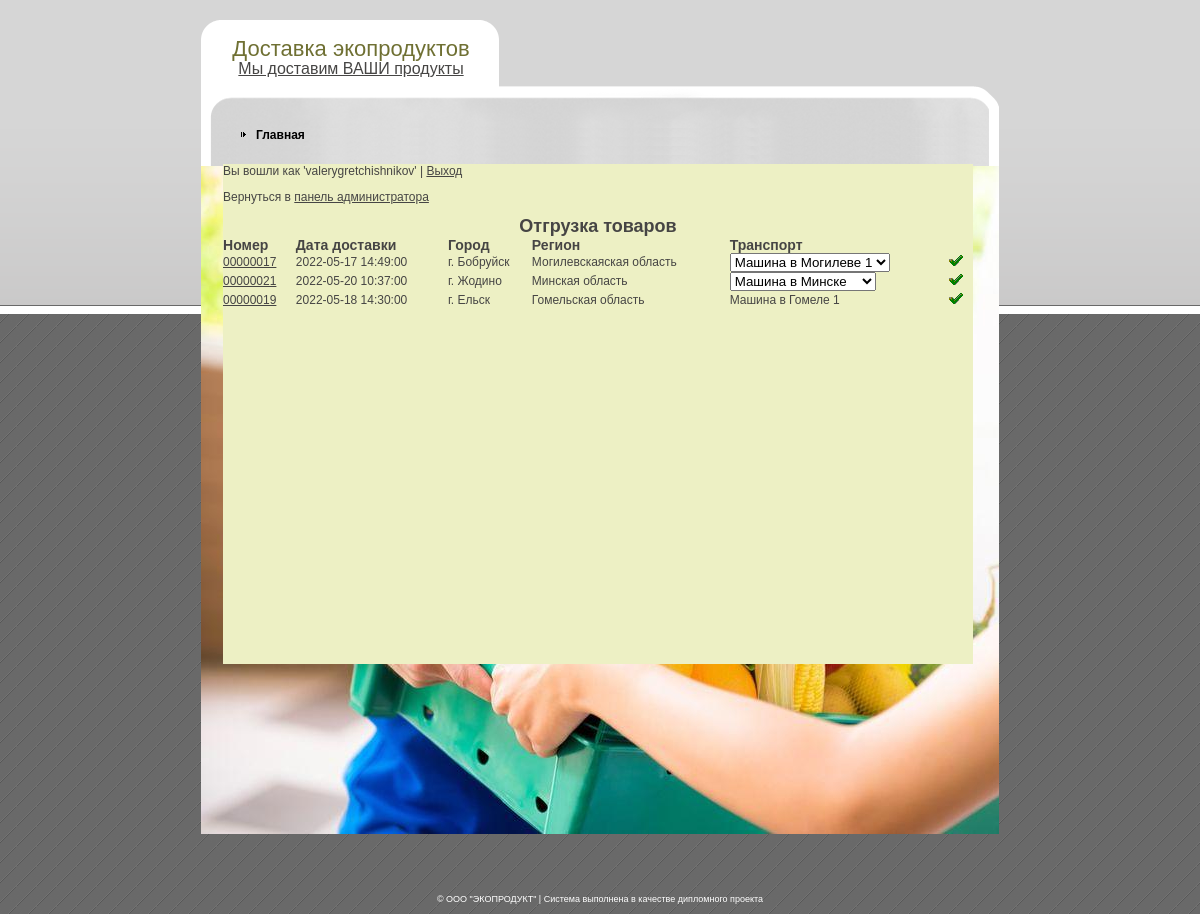
The app's page /admin_shipment.php (signed in) with its own data.
### tables this page shows
CREATE TABLE IF NOT EXISTS `orders` (
  `id` int NOT NULL AUTO_INCREMENT,
  `number` varchar(8) DEFAULT NULL,
  `id_customer` int NOT NULL,
  `id_address` int NOT NULL,
  `id_status` int NOT NULL,
  `delivery_date` datetime NOT NULL,
  `creation_date` datetime NOT NULL,
  PRIMARY KEY (`id`),
  KEY `id_customer` (`id_customer`),
  KEY `id_address` (`id_address`),
  KEY `id_status` (`id_status`)
);

CREATE TABLE IF NOT EXISTS `points` (
  `id` int NOT NULL AUTO_INCREMENT,
  `point` varchar(50) NOT NULL,
  `idregion` int NOT NULL,
  `is_region_center` tinyint(1) NOT NULL,
  PRIMARY KEY (`id`),
  KEY `idregion` (`idregion`)
);

CREATE TABLE IF NOT EXISTS `region` (
  `id` int NOT NULL AUTO_INCREMENT,
  `region` varchar(50) NOT NULL,
  PRIMARY KEY (`id`)
);

### lib_db.php (called while the page is built, shortened)
<?php
function dataBaseToArray($resultat)
{
    $array = array();
    while($row = mysql_fetch_assoc($resultat))
	{
        $array[] = $row;
    }
    return $array;
}
function getOrdersInProcess()
{
    $sql = "SELECT o.id as id_order, o.number, r.id as id_region, r.region, o.delivery_date, p.point, o.id_status,
                    q.id_transport, q.name
            FROM orders o
            JOIN addresses a ON a.id = o.id_address
            JOIN points p ON p.id = a.id_point
            JOIN region r ON r.id = p.idregion
            LEFT JOIN (SELECT id_order, id_transport, name
                        FROM shipment s
                        JOIN transport t ON s.id_transport = t.id) q ON q.id_order = o.id
            WHERE o.id_status IN (2, 6)";
    $resultat = mysql_query($sql) or die(mysql_error());
    return dataBaseToArray($resultat);
}
function getTransportByRegion($id_region)
{
    $sql = "SELECT id, name
            FROM transport t
            WHERE id_region = $id_region";
    $resultat = mysql_query($sql) or die(mysql_error());
    return dataBaseToArray($resultat);
}
			$error = 1;?>

### admin_shipment.php (the view, shortened to what this page needs)
<?php
require "lib_db.php";
?>
<!DOCTYPE html PUBLIC "-//W3C//DTD XHTML 1.0 Strict//EN" "http://www.w3.org/TR/xhtml1/DTD/xhtml1-strict.dtd">
<html xmlns="http://www.w3.org/1999/xhtml" xml:lang="en" lang="en">
<head>
    <link rel="stylesheet" href="style.css" type="text/css" charset="utf-8" />
</head>
<body>
<div id="outer">
    <div id="wrapper">
        <div id="body-bot">
            <div id="body-top">
                <div id="logo">
                    <h1>Доставка экопродуктов</h1>
                    <p><a href="adminform.php" target="_parent">Мы доставим ВАШИ продукты</a></p>
                </div>
                <div id="nav">
                    <ul>
                        <li><a href="index.php">Главная</a></li>
                    </ul>
                </div>
                <div id="gboxm">
                    <?php
                    $login = $_SESSION['login'];
                    $password = $_SESSION['password'];
                    if(empty($login) and empty($password))
                    {
                        echo "<h2>Ошибка!</h2>";
                        echo "<p>Необходимо пройти авторизацию | <a href='adminform.php'>Вход</a></p>";
                    }
                    else
                    {
                    echo "<p>Вы вошли как '$login' | <a href='../exit.php'>Выход</a></p>";
                    echo "<p>Вернуться в <a href='adminform.php'>панель администратора</a></p>";?>
                    <h2><center>Отгрузка товаров</center></h2>
                    <table border="0" cellpadding="0" cellspacing="0" width="100%">
                        <tr>
                            <td><h3>Номер</h3></td>
                            <td><h3>Дата доставки</h3></td>
                            <td><h3>Город</h3></td>
                            <td><h3>Регион</h3></td>
                            <td><h3>Транспорт</h3></td>
                            <td width=25></td>
                        </tr>
                        <?
                        $orders_in_process = getOrdersInProcess();
                        foreach($orders_in_process as $order)
                        {
                            $transports = getTransportByRegion($order["id_region"])
                        ?>
                            <tr>
                                <td><a href="order_details.php?id=<?=$order["id_order"]?>&status=<?=$order["id_status"]?>"><?=$order["number"]?></a></td>
                                <td><?=$order["delivery_date"]?></td>
                                <td><?=$order["point"]?></td>
                                <td><?=$order["region"]?></td>
                                <form method="post" action="set_transport.php">
                                <td>
                                    <?
                                    if ($order["id_status"] == 2)
                                    {
                                        echo "<select name='id_transport'>";
                                        foreach ($transports as $transport)
                                            echo "<option value='$transport[id]'>$transport[name]</option>";
                                        echo "</select>";
                                    }
                                    else echo $order["name"];
                                    ?>
                                </td>
                                <td><input type="image" name="submit" src="images/logos/edit.ico"></td>
                                </form>
                            </tr>
                        <?}
                        echo "</table>";
                        }?>
                </div>
            </div>
        </div>
    </div>
</div>
<div id="copyright"> &copy; ООО "ЭКОПРОДУКТ" | Система выполнена в качестве дипломного проекта</div>
</body>
</html>

### style.css (style rules this page uses)
html, body, h1, h2, h3, h4 { margin: 0; padding: 0; }
a { color: #464544; }
body { background: url(images/logos/page_bg.gif); text-align: center; font: 12px arial, sans-serif; color: #464544; padding-bottom: 10px; }
#outer { background: top left url(images/logos/page_bg_top.gif) repeat-x; padding-top: 20px; }
#wrapper { text-align: left; margin: auto; width: 798px; position: relative; background: url(images/logos/body_bg.gif) repeat-y; }
#body-bot { background: bottom left url(images/logos/body_bg_bot.jpg) no-repeat; }
#body-top { background: url(images/logos/body_bg_top.gif) no-repeat; min-height: 800px; _height: 800px; padding-bottom: 14px; }
#logo { width: 25em; text-align: center; }
#logo h1 { color: #6F7033; font: 22px "Arial narrow", arial, sans-serif; line-height: 1; padding-top: 0.8em; }
#logo p { color: #464544; font: 16px "Arial narrow", arial, sans-serif; margin: 0; }
#nav { margin-top: 50px; }
#nav li { list-style: none; float: left; background: left center url(images/logos/arr.gif) no-repeat; padding-left: 15px; padding-right: 20px; }
#nav a { color: #000; text-decoration: none; font-weight: bold; }
#gboxm { width: 750px; min-height: 500px; margin-top: 22px; margin-left: 22px; margin-bottom: 22px; background-color: #EDF0C4; }
#copyright { font-size: 9px; color: #fff; margin-top: 60px; }

### records on screen
orders: number "00000017", delivery_date "2022-05-17 14:49:00", points.point "г. Бобруйск", region.region "Могилевскаяская область"
orders: number "00000021", delivery_date "2022-05-20 10:37:00", points.point "г. Жодино", region.region "Минская область"
orders: number "00000019", delivery_date "2022-05-18 14:30:00", points.point "г. Ельск", region.region "Гомельская область", name "Машина в Гомеле 1"

### other values on screen
$login "valerygretchishnikov"
form field id_transport "Машина в Могилеве 1"
form field id_transport "Машина в Минске"
